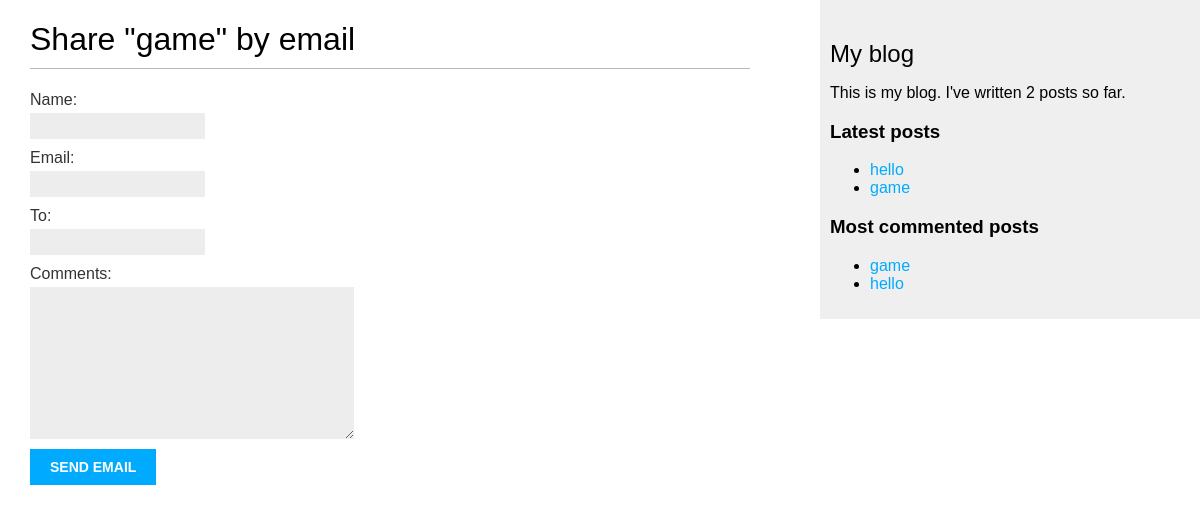
/blog/1/share/, run on an earlier commit of the app's database.
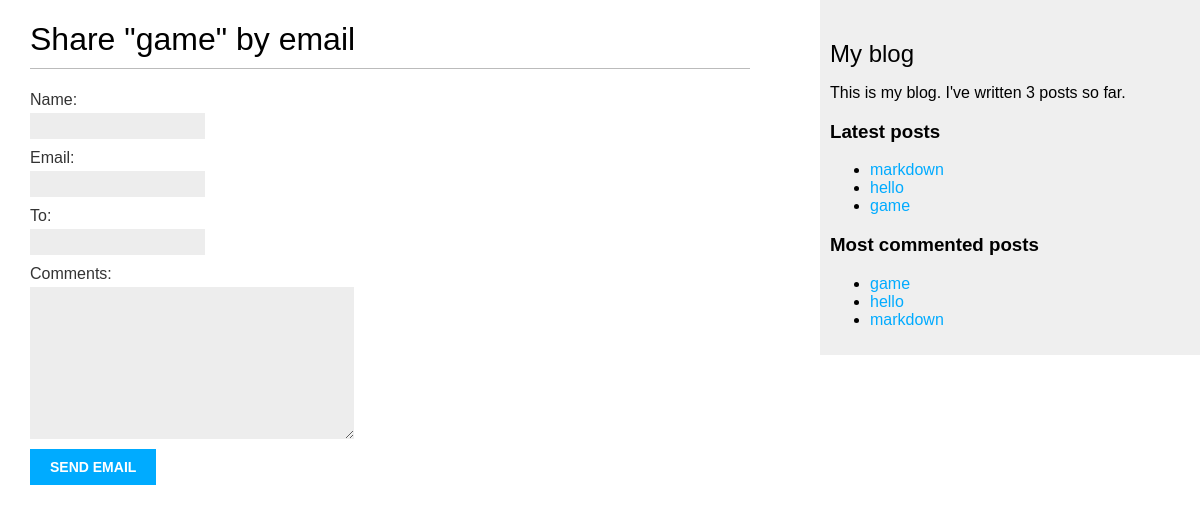
And on a later commit of the database.
### blog/models.py (models this page shows, shortened)
class Post(models.Model):
    STATUS_CHOICES = (
        ('draft', 'Draft'),
        ('published', 'Published'),
    )
    title = models.CharField(max_length=250)
    slug = models.SlugField(max_length=250, unique_for_date='publish')
    author = models.ForeignKey(User,
                               on_delete=models.CASCADE,
                               related_name='blog_posts')
    body = models.TextField()
    publish = models.DateTimeField(default=timezone.now)
    created = models.DateTimeField(auto_now_add=True)
    updated = models.DateTimeField(auto_now=True)
    status = models.CharField(max_length=10,
                              choices=STATUS_CHOICES,
                              default='draft')
    objects = models.Manager()  # 默认的manager
    published = PublishManager()    # 自定义的manager
    tags = TaggableManager()
    class Meta:
        ordering = ('-publish',)
    def get_absolute_url(self):
        return reverse('blog:post_detail',
                       args=[self.publish.year,
                             self.publish.month,
                             self.publish.day,
                             self.slug])

### blog/views.py (the view)
def post_share(request, post_id):
    post = get_object_or_404(Post, id=post_id, status='published')
    sent = False
    if request.method == 'POST':
        form = EmailPostForm(request.POST)
        if form.is_valid():
            cd = form.cleaned_data
            post_url = request.build_absolute_uri(post.get_absolute_url())
            subject = '{} ({}) recommends you reading "{}"'.format(cd['name'], cd['email'], post.title)
            message = 'Read "{}" at {}\n\n{}\'s comments: {}'.format(post.title, post_url, cd['name'], cd['comments'])
            send_mail(subject, message, 'admin@blog.com', [cd['to']])
            sent = True
    else:
        form = EmailPostForm()
    data = dict(
        post=post,
        form=form,
        sent=sent
    )
    return render(request,
                  'blog/post/share.html',
                  data)

### blog/forms.py
class EmailPostForm(forms.Form):
    name = forms.CharField(max_length=25)
    email = forms.EmailField()
    to = forms.EmailField()
    comments = forms.CharField(required=False,
                               widget=forms.Textarea)

### blog/models.py (called while the page is built)
    def get_queryset(self):
        return super(PublishManager, self).get_queryset().filter(status='published')

### blog/templatetags/blog_tags.py (called while the page is built)
@register.simple_tag
def total_posts():
    return Post.published.count()

@register.inclusion_tag('blog/post/latest_posts.html')
def show_latest_posts(count=5):
    latest_posts = Post.published.order_by('-publish')[:count]
    return {'latest_posts': latest_posts}

@register.simple_tag
def get_most_commented_posts(count=5):
    return Post.published.annotate(
                total_comments=Count('comments')
           ).order_by('-total_comments')[:count]

### blog/templates/blog/post/share.html (shortened to what this page needs)
{% extends 'blog/base.html' %}
{% block content %}
    {% if sent %}
        <h1>Email successfully sent</h1>
        <p>"{{ post.title }}" was successfully sent to {{ post.to }}</p>
    {% else %}
        <h1>Share "{{ post.title }}" by email</h1>
        <form action="." method="post">
            {{ form.as_p }}
            <input type="submit" value="send email">
        </form>
    {% endif %}
{% endblock %}

### blog/templates/blog/base.html (shortened to what this page needs)
{% load blog_tags %}
{% load static %}
<!DOCTYPE html>
<html lang="en">
<head>
    <link rel="stylesheet" href="{% static 'css/blog.css' %}">
</head>
<body>
    <div id="content">
        {% block content %}
        {% endblock %}
    </div>
    <div id="sidebar">
        <h2>My blog</h2>
        <p>This is my blog. I've written {% total_posts %} posts so far.</p>
        <h3>Latest posts</h3>
        {% show_latest_posts 3 %}
        <h3>Most commented posts</h3>
        {% get_most_commented_posts as most_commented_posts %}
        <ul>
            {% for post in most_commented_posts %}
                <li>
                    <a href="{{ post.get_absolute_url }}">{{ post.title }}</a>
                </li>
            {% endfor %}
        </ul>
    </div>
</body>
</html>

### blog/templates/blog/post/latest_posts.html
<ul>
    {% for post in latest_posts %}
        <li>
            <a href="{{ post.get_absolute_url }}">{{ post.title }}</a>
        </li>
    {% endfor %}
</ul>

What changed in the data, as far as the page shows it:
added Post: title "markdown"
Also different on the page:
text no longer shown: "2"
text now shown: "3"
